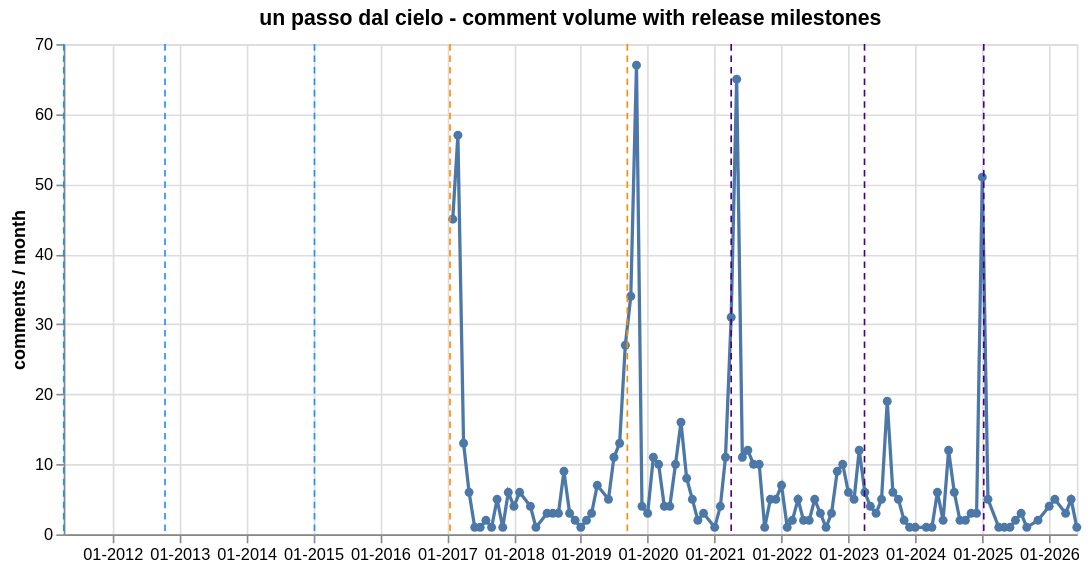

Specify this chart in Vega-Lite:
### Vega-Lite specification from a JSON file in a GitHub repository (floating-point values rounded to 4 significant figures)
{"$schema": "https://vega.github.io/schema/vega-lite/v6.1.0.json", "config": {"view": {"continuousHeight": 300, "continuousWidth": 300}}, "datasets": {"data-0560007669a193dd96a4bdd75903b4f9": [{"date": "2017-02-01T00:00:00", "month": "2017-02", "months_from_release": 70.0, "n_comments": 45, "n_detected": 3, "n_ref_lex": 1, "produzione": "un passo dal cielo", "ref_rate_detected": 0.06667, "ref_rate_lex": 0.02222, "sim_mean": 0.7874, "tipo": "serie_ita"}, {"date": "2017-03-01T00:00:00", "month": "2017-03", "months_from_release": 71.0, "n_comments": 57, "n_detected": 6, "n_ref_lex": 3, "produzione": "un passo dal cielo", "ref_rate_detected": 0.1053, "ref_rate_lex": 0.05263, "sim_mean": 0.7866, "tipo": "serie_ita"}, {"date": "2017-04-01T00:00:00", "month": "2017-04", "months_from_release": 72.0, "n_comments": 13, "n_detected": 1, "n_ref_lex": 1, "produzione": "un passo dal cielo", "ref_rate_detected": 0.07692, "ref_rate_lex": 0.07692, "sim_mean": 0.789, "tipo": "serie_ita"}, {"date": "2017-05-01T00:00:00", "month": "2017-05", "months_from_release": 73.0, "n_comments": 6, "n_detected": 0, "n_ref_lex": 1, "produzione": "un passo dal cielo", "ref_rate_detected": 0.0, "ref_rate_lex": 0.1667, "sim_mean": 0.7848, "tipo": "serie_ita"}, {"date": "2017-06-01T00:00:00", "month": "2017-06", "months_from_release": 74.0, "n_comments": 1, "n_detected": 0, "n_ref_lex": 0, "produzione": "un passo dal cielo", "ref_rate_detected": 0.0, "ref_rate_lex": 0.0, "sim_mean": 0.7793, "tipo": "serie_ita"}, {"date": "2017-07-01T00:00:00", "month": "2017-07", "months_from_release": 75.0, "n_comments": 1, "n_detected": 0, "n_ref_lex": 0, "produzione": "un passo dal cielo", "ref_rate_detected": 0.0, "ref_rate_lex": 0.0, "sim_mean": 0.7914, "tipo": "serie_ita"}, {"date": "2017-08-01T00:00:00", "month": "2017-08", "months_from_release": 76.0, "n_comments": 2, "n_detected": 1, "n_ref_lex": 1, "produzione": "un passo dal cielo", "ref_rate_detected": 0.5, "ref_rate_lex": 0.5, "sim_mean": 0.7986, "tipo": "serie_ita"}, {"date": "2017-09-01T00:00:00", "month": "2017-09", "months_from_release": 77.0, "n_comments": 1, "n_detected": 0, "n_ref_lex": 0, "produzione": "un passo dal cielo", "ref_rate_detected": 0.0, "ref_rate_lex": 0.0, "sim_mean": 0.7751, "tipo": "serie_ita"}, {"date": "2017-10-01T00:00:00", "month": "2017-10", "months_from_release": 78.0, "n_comments": 5, "n_detected": 1, "n_ref_lex": 0, "produzione": "un passo dal cielo", "ref_rate_detected": 0.2, "ref_rate_lex": 0.0, "sim_mean": 0.7875, "tipo": "serie_ita"}, {"date": "2017-11-01T00:00:00", "month": "2017-11", "months_from_release": 79.0, "n_comments": 1, "n_detected": 0, "n_ref_lex": 0, "produzione": "un passo dal cielo", "ref_rate_detected": 0.0, "ref_rate_lex": 0.0, "sim_mean": 0.7894, "tipo": "serie_ita"}, {"date": "2017-12-01T00:00:00", "month": "2017-12", "months_from_release": 80.0, "n_comments": 6, "n_detected": 0, "n_ref_lex": 0, "produzione": "un passo dal cielo", "ref_rate_detected": 0.0, "ref_rate_lex": 0.0, "sim_mean": 0.7741, "tipo": "serie_ita"}, {"date": "2018-01-01T00:00:00", "month": "2018-01", "months_from_release": 81.0, "n_comments": 4, "n_detected": 0, "n_ref_lex": 0, "produzione": "un passo dal cielo", "ref_rate_detected": 0.0, "ref_rate_lex": 0.0, "sim_mean": 0.7834, "tipo": "serie_ita"}, {"date": "2018-02-01T00:00:00", "month": "2018-02", "months_from_release": 82.0, "n_comments": 6, "n_detected": 1, "n_ref_lex": 0, "produzione": "un passo dal cielo", "ref_rate_detected": 0.1667, "ref_rate_lex": 0.0, "sim_mean": 0.7903, "tipo": "serie_ita"}, {"date": "2018-04-01T00:00:00", "month": "2018-04", "months_from_release": 84.0, "n_comments": 4, "n_detected": 0, "n_ref_lex": 0, "produzione": "un passo dal cielo", "ref_rate_detected": 0.0, "ref_rate_lex": 0.0, "sim_mean": 0.7733, "tipo": "serie_ita"}, {"date": "2018-05-01T00:00:00", "month": "2018-05", "months_from_release": 85.0, "n_comments": 1, "n_detected": 0, "n_ref_lex": 0, "produzione": "un passo dal cielo", "ref_rate_detected": 0.0, "ref_rate_lex": 0.0, "sim_mean": 0.7873, "tipo": "serie_ita"}, {"date": "2018-07-01T00:00:00", "month": "2018-07", "months_from_release": 87.0, "n_comments": 3, "n_detected": 0, "n_ref_lex": 0, "produzione": "un passo dal cielo", "ref_rate_detected": 0.0, "ref_rate_lex": 0.0, "sim_mean": 0.7835, "tipo": "serie_ita"}, {"date": "2018-08-01T00:00:00", "month": "2018-08", "months_from_release": 88.0, "n_comments": 3, "n_detected": 2, "n_ref_lex": 0, "produzione": "un passo dal cielo", "ref_rate_detected": 0.6667, "ref_rate_lex": 0.0, "sim_mean": 0.8035, "tipo": "serie_ita"}, {"date": "2018-09-01T00:00:00", "month": "2018-09", "months_from_release": 89.0, "n_comments": 3, "n_detected": 0, "n_ref_lex": 0, "produzione": "un passo dal cielo", "ref_rate_detected": 0.0, "ref_rate_lex": 0.0, "sim_mean": 0.7833, "tipo": "serie_ita"}, {"date": "2018-10-01T00:00:00", "month": "2018-10", "months_from_release": 90.0, "n_comments": 9, "n_detected": 2, "n_ref_lex": 2, "produzione": "un passo dal cielo", "ref_rate_detected": 0.2222, "ref_rate_lex": 0.2222, "sim_mean": 0.786, "tipo": "serie_ita"}, {"date": "2018-11-01T00:00:00", "month": "2018-11", "months_from_release": 91.0, "n_comments": 3, "n_detected": 0, "n_ref_lex": 0, "produzione": "un passo dal cielo", "ref_rate_detected": 0.0, "ref_rate_lex": 0.0, "sim_mean": 0.7844, "tipo": "serie_ita"}, {"date": "2018-12-01T00:00:00", "month": "2018-12", "months_from_release": 92.0, "n_comments": 2, "n_detected": 0, "n_ref_lex": 0, "produzione": "un passo dal cielo", "ref_rate_detected": 0.0, "ref_rate_lex": 0.0, "sim_mean": 0.7886, "tipo": "serie_ita"}, {"date": "2019-01-01T00:00:00", "month": "2019-01", "months_from_release": 93.0, "n_comments": 1, "n_detected": 0, "n_ref_lex": 0, "produzione": "un passo dal cielo", "ref_rate_detected": 0.0, "ref_rate_lex": 0.0, "sim_mean": 0.797, "tipo": "serie_ita"}, {"date": "2019-02-01T00:00:00", "month": "2019-02", "months_from_release": 94.0, "n_comments": 2, "n_detected": 0, "n_ref_lex": 0, "produzione": "un passo dal cielo", "ref_rate_detected": 0.0, "ref_rate_lex": 0.0, "sim_mean": 0.7788, "tipo": "serie_ita"}, {"date": "2019-03-01T00:00:00", "month": "2019-03", "months_from_release": 95.0, "n_comments": 3, "n_detected": 0, "n_ref_lex": 1, "produzione": "un passo dal cielo", "ref_rate_detected": 0.0, "ref_rate_lex": 0.3333, "sim_mean": 0.7803, "tipo": "serie_ita"}, {"date": "2019-04-01T00:00:00", "month": "2019-04", "months_from_release": 96.0, "n_comments": 7, "n_detected": 0, "n_ref_lex": 0, "produzione": "un passo dal cielo", "ref_rate_detected": 0.0, "ref_rate_lex": 0.0, "sim_mean": 0.7837, "tipo": "serie_ita"}, {"date": "2019-06-01T00:00:00", "month": "2019-06", "months_from_release": 98.0, "n_comments": 5, "n_detected": 1, "n_ref_lex": 1, "produzione": "un passo dal cielo", "ref_rate_detected": 0.2, "ref_rate_lex": 0.2, "sim_mean": 0.7943, "tipo": "serie_ita"}, {"date": "2019-07-01T00:00:00", "month": "2019-07", "months_from_release": 99.0, "n_comments": 11, "n_detected": 1, "n_ref_lex": 1, "produzione": "un passo dal cielo", "ref_rate_detected": 0.09091, "ref_rate_lex": 0.09091, "sim_mean": 0.7872, "tipo": "serie_ita"}, {"date": "2019-08-01T00:00:00", "month": "2019-08", "months_from_release": 100.0, "n_comments": 13, "n_detected": 1, "n_ref_lex": 2, "produzione": "un passo dal cielo", "ref_rate_detected": 0.07692, "ref_rate_lex": 0.1538, "sim_mean": 0.7864, "tipo": "serie_ita"}, {"date": "2019-09-01T00:00:00", "month": "2019-09", "months_from_release": 101.0, "n_comments": 27, "n_detected": 2, "n_ref_lex": 1, "produzione": "un passo dal cielo", "ref_rate_detected": 0.07407, "ref_rate_lex": 0.03704, "sim_mean": 0.7814, "tipo": "serie_ita"}, {"date": "2019-10-01T00:00:00", "month": "2019-10", "months_from_release": 102.0, "n_comments": 34, "n_detected": 5, "n_ref_lex": 3, "produzione": "un passo dal cielo", "ref_rate_detected": 0.1471, "ref_rate_lex": 0.08824, "sim_mean": 0.7872, "tipo": "serie_ita"}, {"date": "2019-11-01T00:00:00", "month": "2019-11", "months_from_release": 103.0, "n_comments": 67, "n_detected": 4, "n_ref_lex": 4, "produzione": "un passo dal cielo", "ref_rate_detected": 0.0597, "ref_rate_lex": 0.0597, "sim_mean": 0.7844, "tipo": "serie_ita"}, {"date": "2019-12-01T00:00:00", "month": "2019-12", "months_from_release": 104.0, "n_comments": 4, "n_detected": 0, "n_ref_lex": 0, "produzione": "un passo dal cielo", "ref_rate_detected": 0.0, "ref_rate_lex": 0.0, "sim_mean": 0.7853, "tipo": "serie_ita"}, {"date": "2020-01-01T00:00:00", "month": "2020-01", "months_from_release": 105.0, "n_comments": 3, "n_detected": 0, "n_ref_lex": 0, "produzione": "un passo dal cielo", "ref_rate_detected": 0.0, "ref_rate_lex": 0.0, "sim_mean": 0.7915, "tipo": "serie_ita"}, {"date": "2020-02-01T00:00:00", "month": "2020-02", "months_from_release": 106.0, "n_comments": 11, "n_detected": 0, "n_ref_lex": 1, "produzione": "un passo dal cielo", "ref_rate_detected": 0.0, "ref_rate_lex": 0.09091, "sim_mean": 0.7867, "tipo": "serie_ita"}, {"date": "2020-03-01T00:00:00", "month": "2020-03", "months_from_release": 107.0, "n_comments": 10, "n_detected": 3, "n_ref_lex": 3, "produzione": "un passo dal cielo", "ref_rate_detected": 0.3, "ref_rate_lex": 0.3, "sim_mean": 0.7912, "tipo": "serie_ita"}, {"date": "2020-04-01T00:00:00", "month": "2020-04", "months_from_release": 108.0, "n_comments": 4, "n_detected": 2, "n_ref_lex": 2, "produzione": "un passo dal cielo", "ref_rate_detected": 0.5, "ref_rate_lex": 0.5, "sim_mean": 0.8012, "tipo": "serie_ita"}, {"date": "2020-05-01T00:00:00", "month": "2020-05", "months_from_release": 109.0, "n_comments": 4, "n_detected": 0, "n_ref_lex": 0, "produzione": "un passo dal cielo", "ref_rate_detected": 0.0, "ref_rate_lex": 0.0, "sim_mean": 0.785, "tipo": "serie_ita"}, {"date": "2020-06-01T00:00:00", "month": "2020-06", "months_from_release": 110.0, "n_comments": 10, "n_detected": 0, "n_ref_lex": 0, "produzione": "un passo dal cielo", "ref_rate_detected": 0.0, "ref_rate_lex": 0.0, "sim_mean": 0.7879, "tipo": "serie_ita"}, {"date": "2020-07-01T00:00:00", "month": "2020-07", "months_from_release": 111.0, "n_comments": 16, "n_detected": 1, "n_ref_lex": 0, "produzione": "un passo dal cielo", "ref_rate_detected": 0.0625, "ref_rate_lex": 0.0, "sim_mean": 0.7859, "tipo": "serie_ita"}, {"date": "2020-08-01T00:00:00", "month": "2020-08", "months_from_release": 112.0, "n_comments": 8, "n_detected": 0, "n_ref_lex": 1, "produzione": "un passo dal cielo", "ref_rate_detected": 0.0, "ref_rate_lex": 0.125, "sim_mean": 0.7812, "tipo": "serie_ita"}, {"date": "2020-09-01T00:00:00", "month": "2020-09", "months_from_release": 113.0, "n_comments": 5, "n_detected": 1, "n_ref_lex": 0, "produzione": "un passo dal cielo", "ref_rate_detected": 0.2, "ref_rate_lex": 0.0, "sim_mean": 0.7787, "tipo": "serie_ita"}, {"date": "2020-10-01T00:00:00", "month": "2020-10", "months_from_release": 114.0, "n_comments": 2, "n_detected": 0, "n_ref_lex": 0, "produzione": "un passo dal cielo", "ref_rate_detected": 0.0, "ref_rate_lex": 0.0, "sim_mean": 0.7978, "tipo": "serie_ita"}, {"date": "2020-11-01T00:00:00", "month": "2020-11", "months_from_release": 115.0, "n_comments": 3, "n_detected": 0, "n_ref_lex": 0, "produzione": "un passo dal cielo", "ref_rate_detected": 0.0, "ref_rate_lex": 0.0, "sim_mean": 0.792, "tipo": "serie_ita"}, {"date": "2021-01-01T00:00:00", "month": "2021-01", "months_from_release": 117.0, "n_comments": 1, "n_detected": 0, "n_ref_lex": 0, "produzione": "un passo dal cielo", "ref_rate_detected": 0.0, "ref_rate_lex": 0.0, "sim_mean": 0.7769, "tipo": "serie_ita"}, {"date": "2021-02-01T00:00:00", "month": "2021-02", "months_from_release": 118.0, "n_comments": 4, "n_detected": 1, "n_ref_lex": 0, "produzione": "un passo dal cielo", "ref_rate_detected": 0.25, "ref_rate_lex": 0.0, "sim_mean": 0.7851, "tipo": "serie_ita"}, {"date": "2021-03-01T00:00:00", "month": "2021-03", "months_from_release": 119.0, "n_comments": 11, "n_detected": 0, "n_ref_lex": 1, "produzione": "un passo dal cielo", "ref_rate_detected": 0.0, "ref_rate_lex": 0.09091, "sim_mean": 0.7852, "tipo": "serie_ita"}, {"date": "2021-04-01T00:00:00", "month": "2021-04", "months_from_release": 120.0, "n_comments": 31, "n_detected": 3, "n_ref_lex": 3, "produzione": "un passo dal cielo", "ref_rate_detected": 0.09677, "ref_rate_lex": 0.09677, "sim_mean": 0.7875, "tipo": "serie_ita"}, {"date": "2021-05-01T00:00:00", "month": "2021-05", "months_from_release": 121.0, "n_comments": 65, "n_detected": 1, "n_ref_lex": 0, "produzione": "un passo dal cielo", "ref_rate_detected": 0.01538, "ref_rate_lex": 0.0, "sim_mean": 0.7831, "tipo": "serie_ita"}, {"date": "2021-06-01T00:00:00", "month": "2021-06", "months_from_release": 122.0, "n_comments": 11, "n_detected": 1, "n_ref_lex": 1, "produzione": "un passo dal cielo", "ref_rate_detected": 0.09091, "ref_rate_lex": 0.09091, "sim_mean": 0.7832, "tipo": "serie_ita"}, {"date": "2021-07-01T00:00:00", "month": "2021-07", "months_from_release": 123.0, "n_comments": 12, "n_detected": 2, "n_ref_lex": 0, "produzione": "un passo dal cielo", "ref_rate_detected": 0.1667, "ref_rate_lex": 0.0, "sim_mean": 0.7881, "tipo": "serie_ita"}, {"date": "2021-08-01T00:00:00", "month": "2021-08", "months_from_release": 124.0, "n_comments": 10, "n_detected": 2, "n_ref_lex": 0, "produzione": "un passo dal cielo", "ref_rate_detected": 0.2, "ref_rate_lex": 0.0, "sim_mean": 0.7882, "tipo": "serie_ita"}, {"date": "2021-09-01T00:00:00", "month": "2021-09", "months_from_release": 125.0, "n_comments": 10, "n_detected": 0, "n_ref_lex": 1, "produzione": "un passo dal cielo", "ref_rate_detected": 0.0, "ref_rate_lex": 0.1, "sim_mean": 0.7812, "tipo": "serie_ita"}, {"date": "2021-10-01T00:00:00", "month": "2021-10", "months_from_release": 126.0, "n_comments": 1, "n_detected": 0, "n_ref_lex": 0, "produzione": "un passo dal cielo", "ref_rate_detected": 0.0, "ref_rate_lex": 0.0, "sim_mean": 0.7828, "tipo": "serie_ita"}, {"date": "2021-11-01T00:00:00", "month": "2021-11", "months_from_release": 127.0, "n_comments": 5, "n_detected": 0, "n_ref_lex": 1, "produzione": "un passo dal cielo", "ref_rate_detected": 0.0, "ref_rate_lex": 0.2, "sim_mean": 0.7886, "tipo": "serie_ita"}, {"date": "2021-12-01T00:00:00", "month": "2021-12", "months_from_release": 128.0, "n_comments": 5, "n_detected": 1, "n_ref_lex": 1, "produzione": "un passo dal cielo", "ref_rate_detected": 0.2, "ref_rate_lex": 0.2, "sim_mean": 0.7752, "tipo": "serie_ita"}, {"date": "2022-01-01T00:00:00", "month": "2022-01", "months_from_release": 129.0, "n_comments": 7, "n_detected": 0, "n_ref_lex": 0, "produzione": "un passo dal cielo", "ref_rate_detected": 0.0, "ref_rate_lex": 0.0, "sim_mean": 0.7701, "tipo": "serie_ita"}, {"date": "2022-02-01T00:00:00", "month": "2022-02", "months_from_release": 130.0, "n_comments": 1, "n_detected": 1, "n_ref_lex": 0, "produzione": "un passo dal cielo", "ref_rate_detected": 1.0, "ref_rate_lex": 0.0, "sim_mean": 0.8013, "tipo": "serie_ita"}, {"date": "2022-03-01T00:00:00", "month": "2022-03", "months_from_release": 131.0, "n_comments": 2, "n_detected": 0, "n_ref_lex": 0, "produzione": "un passo dal cielo", "ref_rate_detected": 0.0, "ref_rate_lex": 0.0, "sim_mean": 0.7766, "tipo": "serie_ita"}, {"date": "2022-04-01T00:00:00", "month": "2022-04", "months_from_release": 132.0, "n_comments": 5, "n_detected": 0, "n_ref_lex": 1, "produzione": "un passo dal cielo", "ref_rate_detected": 0.0, "ref_rate_lex": 0.2, "sim_mean": 0.7693, "tipo": "serie_ita"}, {"date": "2022-05-01T00:00:00", "month": "2022-05", "months_from_release": 133.0, "n_comments": 2, "n_detected": 0, "n_ref_lex": 0, "produzione": "un passo dal cielo", "ref_rate_detected": 0.0, "ref_rate_lex": 0.0, "sim_mean": 0.7932, "tipo": "serie_ita"}, {"date": "2022-06-01T00:00:00", "month": "2022-06", "months_from_release": 134.0, "n_comments": 2, "n_detected": 1, "n_ref_lex": 0, "produzione": "un passo dal cielo", "ref_rate_detected": 0.5, "ref_rate_lex": 0.0, "sim_mean": 0.7916, "tipo": "serie_ita"}, {"date": "2022-07-01T00:00:00", "month": "2022-07", "months_from_release": 135.0, "n_comments": 5, "n_detected": 2, "n_ref_lex": 0, "produzione": "un passo dal cielo", "ref_rate_detected": 0.4, "ref_rate_lex": 0.0, "sim_mean": 0.7966, "tipo": "serie_ita"}, {"date": "2022-08-01T00:00:00", "month": "2022-08", "months_from_release": 136.0, "n_comments": 3, "n_detected": 1, "n_ref_lex": 0, "produzione": "un passo dal cielo", "ref_rate_detected": 0.3333, "ref_rate_lex": 0.0, "sim_mean": 0.7909, "tipo": "serie_ita"}, {"date": "2022-09-01T00:00:00", "month": "2022-09", "months_from_release": 137.0, "n_comments": 1, "n_detected": 0, "n_ref_lex": 0, "produzione": "un passo dal cielo", "ref_rate_detected": 0.0, "ref_rate_lex": 0.0, "sim_mean": 0.7929, "tipo": "serie_ita"}, {"date": "2022-10-01T00:00:00", "month": "2022-10", "months_from_release": 138.0, "n_comments": 3, "n_detected": 0, "n_ref_lex": 0, "produzione": "un passo dal cielo", "ref_rate_detected": 0.0, "ref_rate_lex": 0.0, "sim_mean": 0.7719, "tipo": "serie_ita"}, {"date": "2022-11-01T00:00:00", "month": "2022-11", "months_from_release": 139.0, "n_comments": 9, "n_detected": 0, "n_ref_lex": 0, "produzione": "un passo dal cielo", "ref_rate_detected": 0.0, "ref_rate_lex": 0.0, "sim_mean": 0.7891, "tipo": "serie_ita"}, {"date": "2022-12-01T00:00:00", "month": "2022-12", "months_from_release": 140.0, "n_comments": 10, "n_detected": 1, "n_ref_lex": 0, "produzione": "un passo dal cielo", "ref_rate_detected": 0.1, "ref_rate_lex": 0.0, "sim_mean": 0.7893, "tipo": "serie_ita"}, {"date": "2023-01-01T00:00:00", "month": "2023-01", "months_from_release": 141.0, "n_comments": 6, "n_detected": 3, "n_ref_lex": 1, "produzione": "un passo dal cielo", "ref_rate_detected": 0.5, "ref_rate_lex": 0.1667, "sim_mean": 0.7977, "tipo": "serie_ita"}, {"date": "2023-02-01T00:00:00", "month": "2023-02", "months_from_release": 142.0, "n_comments": 5, "n_detected": 0, "n_ref_lex": 0, "produzione": "un passo dal cielo", "ref_rate_detected": 0.0, "ref_rate_lex": 0.0, "sim_mean": 0.7876, "tipo": "serie_ita"}, {"date": "2023-03-01T00:00:00", "month": "2023-03", "months_from_release": 143.0, "n_comments": 12, "n_detected": 1, "n_ref_lex": 1, "produzione": "un passo dal cielo", "ref_rate_detected": 0.08333, "ref_rate_lex": 0.08333, "sim_mean": 0.782, "tipo": "serie_ita"}, {"date": "2023-04-01T00:00:00", "month": "2023-04", "months_from_release": 144.0, "n_comments": 6, "n_detected": 2, "n_ref_lex": 1, "produzione": "un passo dal cielo", "ref_rate_detected": 0.3333, "ref_rate_lex": 0.1667, "sim_mean": 0.7957, "tipo": "serie_ita"}, {"date": "2023-05-01T00:00:00", "month": "2023-05", "months_from_release": 145.0, "n_comments": 4, "n_detected": 0, "n_ref_lex": 0, "produzione": "un passo dal cielo", "ref_rate_detected": 0.0, "ref_rate_lex": 0.0, "sim_mean": 0.788, "tipo": "serie_ita"}, {"date": "2023-06-01T00:00:00", "month": "2023-06", "months_from_release": 146.0, "n_comments": 3, "n_detected": 1, "n_ref_lex": 0, "produzione": "un passo dal cielo", "ref_rate_detected": 0.3333, "ref_rate_lex": 0.0, "sim_mean": 0.7972, "tipo": "serie_ita"}, {"date": "2023-07-01T00:00:00", "month": "2023-07", "months_from_release": 147.0, "n_comments": 5, "n_detected": 0, "n_ref_lex": 1, "produzione": "un passo dal cielo", "ref_rate_detected": 0.0, "ref_rate_lex": 0.2, "sim_mean": 0.787, "tipo": "serie_ita"}, {"date": "2023-08-01T00:00:00", "month": "2023-08", "months_from_release": 148.0, "n_comments": 19, "n_detected": 6, "n_ref_lex": 5, "produzione": "un passo dal cielo", "ref_rate_detected": 0.3158, "ref_rate_lex": 0.2632, "sim_mean": 0.7907, "tipo": "serie_ita"}, {"date": "2023-09-01T00:00:00", "month": "2023-09", "months_from_release": 149.0, "n_comments": 6, "n_detected": 2, "n_ref_lex": 2, "produzione": "un passo dal cielo", "ref_rate_detected": 0.3333, "ref_rate_lex": 0.3333, "sim_mean": 0.8025, "tipo": "serie_ita"}, {"date": "2023-10-01T00:00:00", "month": "2023-10", "months_from_release": 150.0, "n_comments": 5, "n_detected": 0, "n_ref_lex": 0, "produzione": "un passo dal cielo", "ref_rate_detected": 0.0, "ref_rate_lex": 0.0, "sim_mean": 0.7762, "tipo": "serie_ita"}, {"date": "2023-11-01T00:00:00", "month": "2023-11", "months_from_release": 151.0, "n_comments": 2, "n_detected": 0, "n_ref_lex": 0, "produzione": "un passo dal cielo", "ref_rate_detected": 0.0, "ref_rate_lex": 0.0, "sim_mean": 0.7845, "tipo": "serie_ita"}, {"date": "2023-12-01T00:00:00", "month": "2023-12", "months_from_release": 152.0, "n_comments": 1, "n_detected": 1, "n_ref_lex": 0, "produzione": "un passo dal cielo", "ref_rate_detected": 1.0, "ref_rate_lex": 0.0, "sim_mean": 0.8074, "tipo": "serie_ita"}, {"date": "2024-01-01T00:00:00", "month": "2024-01", "months_from_release": 153.0, "n_comments": 1, "n_detected": 1, "n_ref_lex": 1, "produzione": "un passo dal cielo", "ref_rate_detected": 1.0, "ref_rate_lex": 1.0, "sim_mean": 0.8109, "tipo": "serie_ita"}, {"date": "2024-03-01T00:00:00", "month": "2024-03", "months_from_release": 155.0, "n_comments": 1, "n_detected": 0, "n_ref_lex": 1, "produzione": "un passo dal cielo", "ref_rate_detected": 0.0, "ref_rate_lex": 1.0, "sim_mean": 0.7806, "tipo": "serie_ita"}, {"date": "2024-04-01T00:00:00", "month": "2024-04", "months_from_release": 156.0, "n_comments": 1, "n_detected": 1, "n_ref_lex": 1, "produzione": "un passo dal cielo", "ref_rate_detected": 1.0, "ref_rate_lex": 1.0, "sim_mean": 0.8368, "tipo": "serie_ita"}, {"date": "2024-05-01T00:00:00", "month": "2024-05", "months_from_release": 157.0, "n_comments": 6, "n_detected": 1, "n_ref_lex": 0, "produzione": "un passo dal cielo", "ref_rate_detected": 0.1667, "ref_rate_lex": 0.0, "sim_mean": 0.7867, "tipo": "serie_ita"}, {"date": "2024-06-01T00:00:00", "month": "2024-06", "months_from_release": 158.0, "n_comments": 2, "n_detected": 1, "n_ref_lex": 0, "produzione": "un passo dal cielo", "ref_rate_detected": 0.5, "ref_rate_lex": 0.0, "sim_mean": 0.7867, "tipo": "serie_ita"}, {"date": "2024-07-01T00:00:00", "month": "2024-07", "months_from_release": 159.0, "n_comments": 12, "n_detected": 2, "n_ref_lex": 2, "produzione": "un passo dal cielo", "ref_rate_detected": 0.1667, "ref_rate_lex": 0.1667, "sim_mean": 0.7924, "tipo": "serie_ita"}, {"date": "2024-08-01T00:00:00", "month": "2024-08", "months_from_release": 160.0, "n_comments": 6, "n_detected": 0, "n_ref_lex": 0, "produzione": "un passo dal cielo", "ref_rate_detected": 0.0, "ref_rate_lex": 0.0, "sim_mean": 0.7827, "tipo": "serie_ita"}, {"date": "2024-09-01T00:00:00", "month": "2024-09", "months_from_release": 161.0, "n_comments": 2, "n_detected": 1, "n_ref_lex": 1, "produzione": "un passo dal cielo", "ref_rate_detected": 0.5, "ref_rate_lex": 0.5, "sim_mean": 0.8028, "tipo": "serie_ita"}, {"date": "2024-10-01T00:00:00", "month": "2024-10", "months_from_release": 162.0, "n_comments": 2, "n_detected": 1, "n_ref_lex": 0, "produzione": "un passo dal cielo", "ref_rate_detected": 0.5, "ref_rate_lex": 0.0, "sim_mean": 0.805, "tipo": "serie_ita"}, {"date": "2024-11-01T00:00:00", "month": "2024-11", "months_from_release": 163.0, "n_comments": 3, "n_detected": 0, "n_ref_lex": 0, "produzione": "un passo dal cielo", "ref_rate_detected": 0.0, "ref_rate_lex": 0.0, "sim_mean": 0.7788, "tipo": "serie_ita"}, {"date": "2024-12-01T00:00:00", "month": "2024-12", "months_from_release": 164.0, "n_comments": 3, "n_detected": 1, "n_ref_lex": 0, "produzione": "un passo dal cielo", "ref_rate_detected": 0.3333, "ref_rate_lex": 0.0, "sim_mean": 0.7842, "tipo": "serie_ita"}, {"date": "2025-01-01T00:00:00", "month": "2025-01", "months_from_release": 165.0, "n_comments": 51, "n_detected": 5, "n_ref_lex": 4, "produzione": "un passo dal cielo", "ref_rate_detected": 0.09804, "ref_rate_lex": 0.07843, "sim_mean": 0.784, "tipo": "serie_ita"}, {"date": "2025-02-01T00:00:00", "month": "2025-02", "months_from_release": 166.0, "n_comments": 5, "n_detected": 0, "n_ref_lex": 0, "produzione": "un passo dal cielo", "ref_rate_detected": 0.0, "ref_rate_lex": 0.0, "sim_mean": 0.7866, "tipo": "serie_ita"}, {"date": "2025-04-01T00:00:00", "month": "2025-04", "months_from_release": 168.0, "n_comments": 1, "n_detected": 0, "n_ref_lex": 0, "produzione": "un passo dal cielo", "ref_rate_detected": 0.0, "ref_rate_lex": 0.0, "sim_mean": 0.7868, "tipo": "serie_ita"}, {"date": "2025-05-01T00:00:00", "month": "2025-05", "months_from_release": 169.0, "n_comments": 1, "n_detected": 1, "n_ref_lex": 0, "produzione": "un passo dal cielo", "ref_rate_detected": 1.0, "ref_rate_lex": 0.0, "sim_mean": 0.8056, "tipo": "serie_ita"}, {"date": "2025-06-01T00:00:00", "month": "2025-06", "months_from_release": 170.0, "n_comments": 1, "n_detected": 0, "n_ref_lex": 0, "produzione": "un passo dal cielo", "ref_rate_detected": 0.0, "ref_rate_lex": 0.0, "sim_mean": 0.768, "tipo": "serie_ita"}, {"date": "2025-07-01T00:00:00", "month": "2025-07", "months_from_release": 171.0, "n_comments": 2, "n_detected": 0, "n_ref_lex": 2, "produzione": "un passo dal cielo", "ref_rate_detected": 0.0, "ref_rate_lex": 1.0, "sim_mean": 0.7857, "tipo": "serie_ita"}, {"date": "2025-08-01T00:00:00", "month": "2025-08", "months_from_release": 172.0, "n_comments": 3, "n_detected": 0, "n_ref_lex": 0, "produzione": "un passo dal cielo", "ref_rate_detected": 0.0, "ref_rate_lex": 0.0, "sim_mean": 0.7791, "tipo": "serie_ita"}, {"date": "2025-09-01T00:00:00", "month": "2025-09", "months_from_release": 173.0, "n_comments": 1, "n_detected": 0, "n_ref_lex": 0, "produzione": "un passo dal cielo", "ref_rate_detected": 0.0, "ref_rate_lex": 0.0, "sim_mean": 0.762, "tipo": "serie_ita"}, {"date": "2025-11-01T00:00:00", "month": "2025-11", "months_from_release": 175.0, "n_comments": 2, "n_detected": 0, "n_ref_lex": 0, "produzione": "un passo dal cielo", "ref_rate_detected": 0.0, "ref_rate_lex": 0.0, "sim_mean": 0.7835, "tipo": "serie_ita"}, {"date": "2026-01-01T00:00:00", "month": "2026-01", "months_from_release": 177.0, "n_comments": 4, "n_detected": 0, "n_ref_lex": 0, "produzione": "un passo dal cielo", "ref_rate_detected": 0.0, "ref_rate_lex": 0.0, "sim_mean": 0.7744, "tipo": "serie_ita"}, {"date": "2026-02-01T00:00:00", "month": "2026-02", "months_from_release": 178.0, "n_comments": 5, "n_detected": 1, "n_ref_lex": 0, "produzione": "un passo dal cielo", "ref_rate_detected": 0.2, "ref_rate_lex": 0.0, "sim_mean": 0.7909, "tipo": "serie_ita"}, {"date": "2026-04-01T00:00:00", "month": "2026-04", "months_from_release": 180.0, "n_comments": 3, "n_detected": 1, "n_ref_lex": 0, "produzione": "un passo dal cielo", "ref_rate_detected": 0.3333, "ref_rate_lex": 0.0, "sim_mean": 0.7953, "tipo": "serie_ita"}, {"date": "2026-05-01T00:00:00", "month": "2026-05", "months_from_release": 181.0, "n_comments": 5, "n_detected": 0, "n_ref_lex": 2, "produzione": "un passo dal cielo", "ref_rate_detected": 0.0, "ref_rate_lex": 0.4, "sim_mean": 0.7781, "tipo": "serie_ita"}, {"date": "2026-06-01T00:00:00", "month": "2026-06", "months_from_release": 182.0, "n_comments": 1, "n_detected": 0, "n_ref_lex": 0, "produzione": "un passo dal cielo", "ref_rate_detected": 0.0, "ref_rate_lex": 0.0, "sim_mean": 0.7679, "tipo": "serie_ita"}], "data-d7a4ae2ad529353a6a11f0a9fa495b0a": [{"color": "#1E90FF", "date": "2011-04-10T00:00:00", "name": "Season 1 Premiere - Terence Hill", "produzione": "un passo dal cielo", "series": "Un Passo Dal Cielo 1"}, {"color": "#1E90FF", "date": "2012-10-14T00:00:00", "name": "Season 2 Premiere - Terence Hill", "produzione": "un passo dal cielo", "series": "Un Passo Dal Cielo 2"}, {"color": "#1E90FF", "date": "2015-01-08T00:00:00", "name": "Season 3 Premiere - Terence Hill Finale", "produzione": "un passo dal cielo", "series": "Un Passo Dal Cielo 3"}, {"color": "#FF8C00", "date": "2017-01-17T00:00:00", "name": "Season 4 Premiere - Daniele Liotti Debut", "produzione": "un passo dal cielo", "series": "Un Passo Dal Cielo 4"}, {"color": "#FF8C00", "date": "2019-09-12T00:00:00", "name": "Season 5 Premiere - Daniele Liotti", "produzione": "un passo dal cielo", "series": "Un Passo Dal Cielo 5"}, {"color": "#4B0082", "date": "2021-04-01T00:00:00", "name": "Season 6 Premiere - I Guardiani (Veneto Shift)", "produzione": "un passo dal cielo", "series": "Un Passo Dal Cielo 6"}, {"color": "#4B0082", "date": "2023-03-30T00:00:00", "name": "Season 7 Premiere - Giusy Buscemi Lead", "produzione": "un passo dal cielo", "series": "Un Passo Dal Cielo 7"}, {"color": "#4B0082", "date": "2025-01-09T00:00:00", "name": "Season 8 Premiere - Eco & Climate Focus", "produzione": "un passo dal cielo", "series": "Un Passo Dal Cielo 8"}]}, "height": 300, "layer": [{"data": {"name": "data-0560007669a193dd96a4bdd75903b4f9"}, "encoding": {"tooltip": [{"field": "date", "format": "%m-%Y", "title": "month", "type": "temporal"}, {"field": "n_comments", "type": "quantitative"}, {"field": "ref_rate_lex", "format": ".2%", "type": "quantitative"}], "x": {"axis": {"format": "%m-%Y"}, "field": "date", "title": null, "type": "temporal"}, "y": {"field": "n_comments", "title": "comments / month", "type": "quantitative"}}, "mark": {"point": true, "type": "line"}}, {"data": {"name": "data-d7a4ae2ad529353a6a11f0a9fa495b0a"}, "encoding": {"color": {"field": "color", "legend": null, "scale": null, "type": "nominal"}, "tooltip": [{"field": "name", "type": "nominal"}, {"field": "date", "format": "%m-%Y", "type": "temporal"}], "x": {"field": "date", "type": "temporal"}}, "mark": {"strokeDash": [4, 3], "type": "rule"}}], "title": "un passo dal cielo - comment volume with release milestones", "width": 620}
